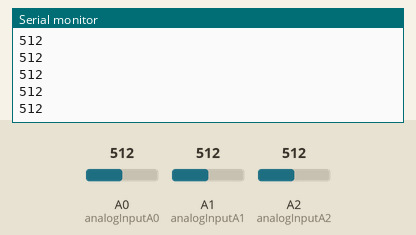
The sketch below on a simulated Arduino Uno, built with avr-gcc and run on an emulated ATmega328P. Parts: the last lines printed to the serial monitor. The test bench sets the inputs (shaded band); at power-on: A0 (analogInputA0) = 512, A1 (analogInputA1) = 512, A2 (analogInputA2) = 512.

Above: at 2.8 s.
2.9 s: A0 (analogInputA0) set to 716
At 4.4 s:
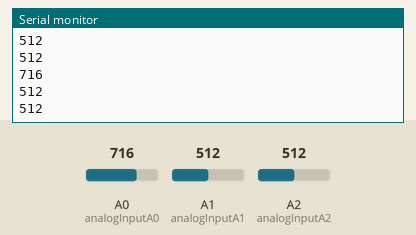
5.6 s: A1 (analogInputA1) set to 306
At 7.1 s:
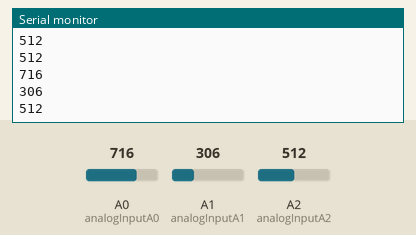
8.3 s: A2 (analogInputA2) set to 900
At 10.8 s:
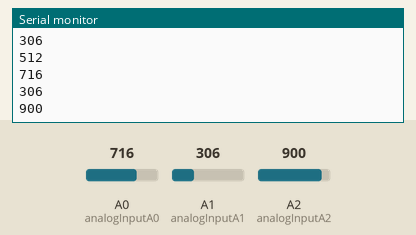
11.0 s: A2 (analogInputA2) set to 1023
At 13.0 s:
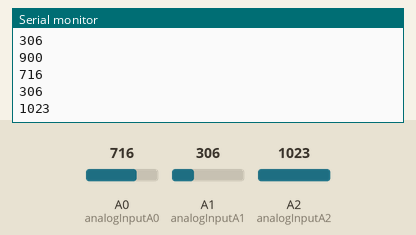
13.7 s: A1 (analogInputA1) set to 122
At 14.5 s:
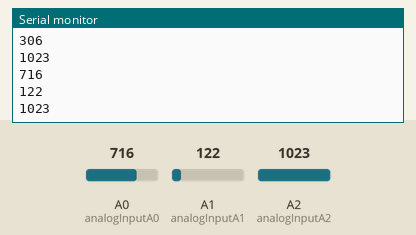
16.4 s: A0 (analogInputA0) set to 511
At 18.8 s:
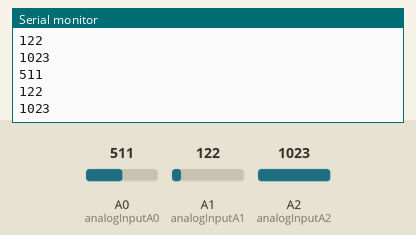
Timing chart, 0 to 20.1 s (numbered marks = the images above; inputs shaded):
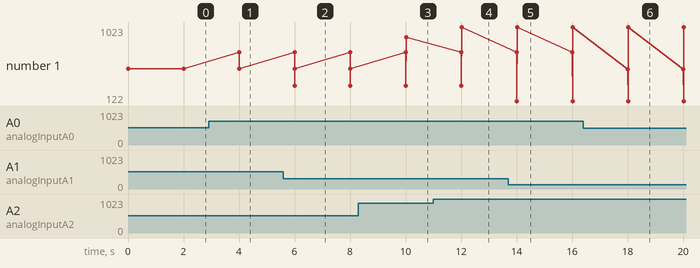

The sketch:

just_disply_val.ino
```cpp
const int analogInputA0 = A0;
const int analogInputA1 = A1;
const int analogInputA2 = A2;
unsigned int sensorValue = 0;

void setup() {
Serial.begin(9600);
  // put your setup code here, to run once:

}

void loop() {
  // put your main code here, to run repeatedly:


sensorValue = analogRead(analogInputA0);
Serial.println(sensorValue);
sensorValue = analogRead(analogInputA1);
Serial.println(sensorValue);
sensorValue = analogRead(analogInputA2);
Serial.println(sensorValue);


//wait 20 milliseconds before the next loop for the A to D to settle after the last reading
delay(2000);
}
```

Measured:
- after the input at 2.9 s, the serial monitor: prints a new line after 1.1 s (image 1)
- after the input at 5.6 s, the serial monitor: prints a new line after 0.41 s (image 2)
- after the input at 8.3 s, the serial monitor: prints a new line after 1.7 s (image 3)
- after the input at 11.0 s, the serial monitor: prints a new line after 1.0 s (image 4)
- after the input at 13.7 s, the serial monitor: prints a new line after 0.31 s (image 5)
- after the input at 16.4 s, the serial monitor: prints a new line after 1.6 s (image 6)
- plotted number 1: 512 → 900 after the input at 8.3 s, 900 → 1023 after the input at 11.0 s
